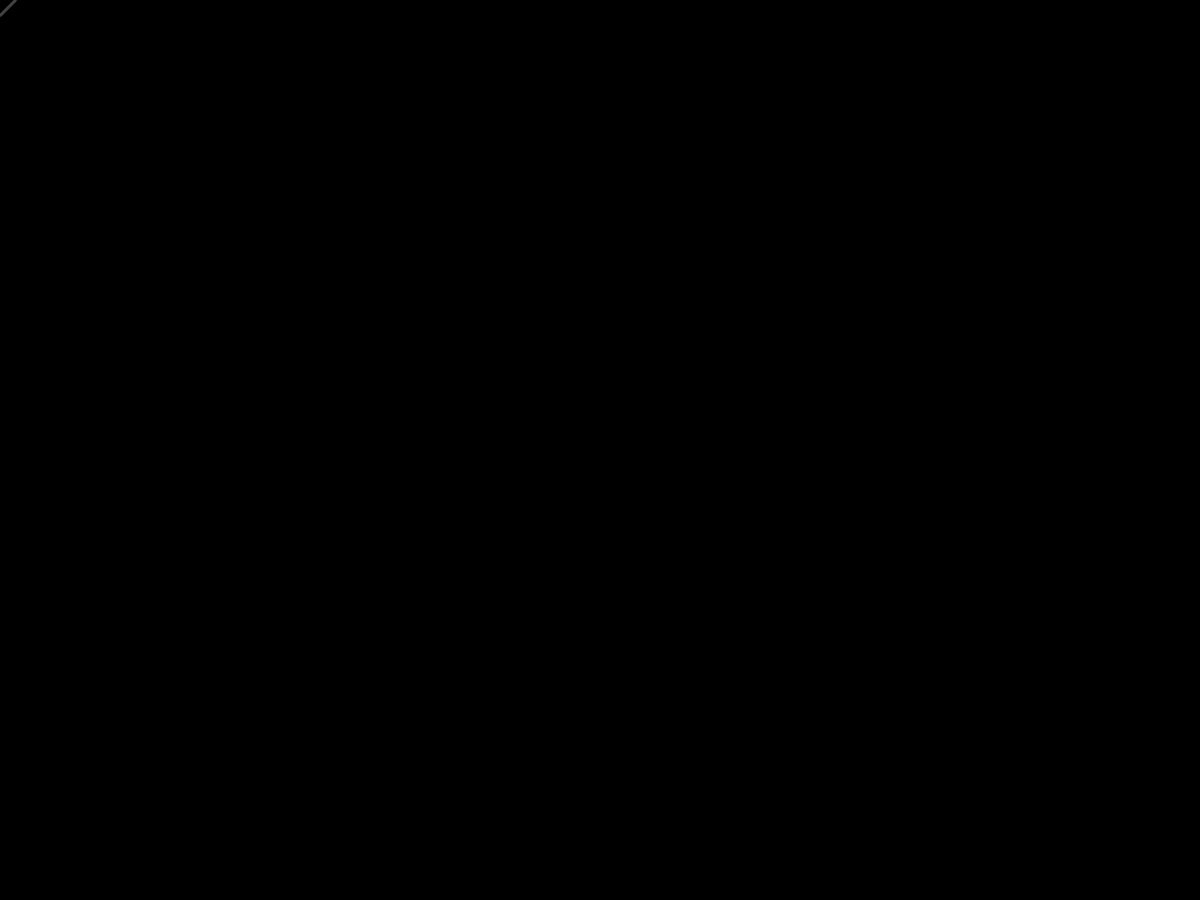
Frame 1 (no input)
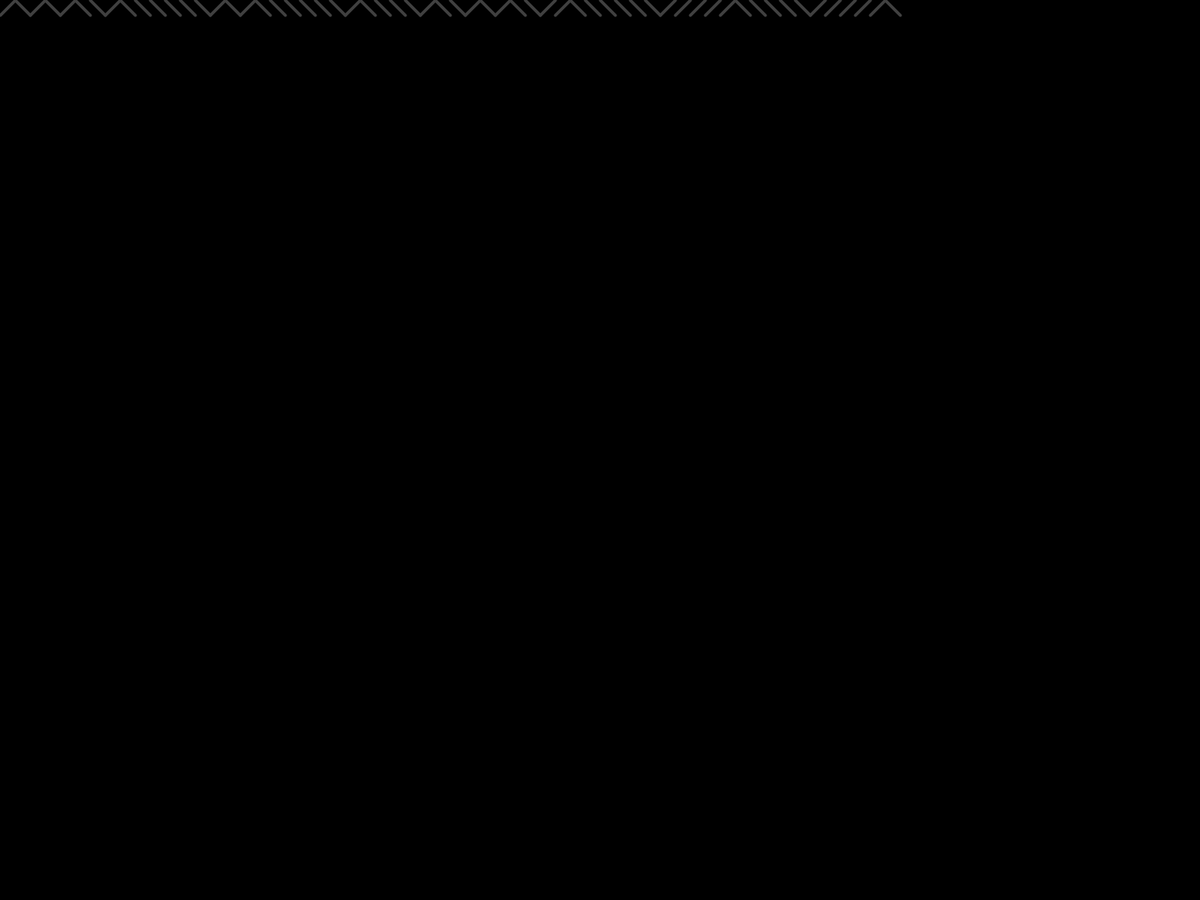
Frame 60 (the mouse pressed at the canvas centre just before this capture)
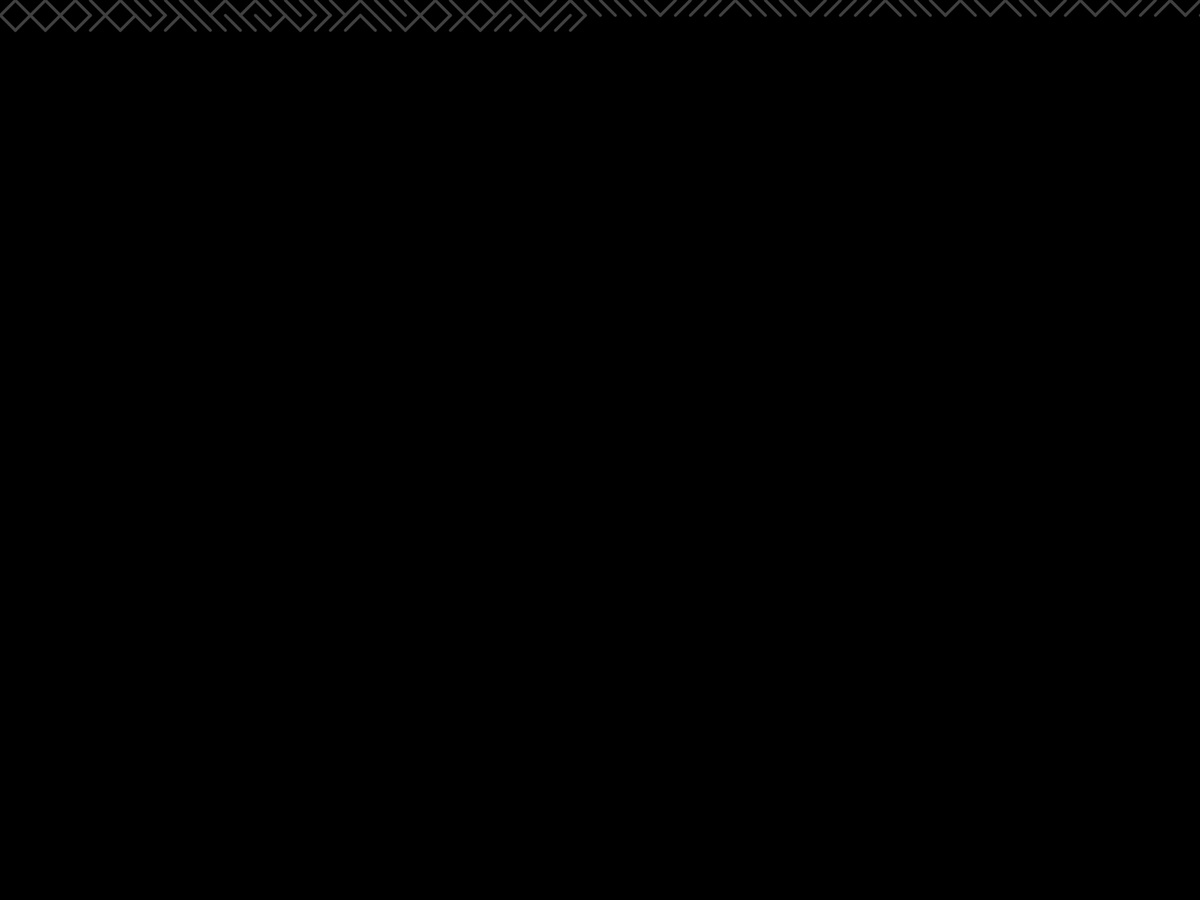
Frame 120 (the mouse held since frame 60 and released just before this capture)

The Processing sketch that drew these frames (run headless with seeded random() and noise(); from frame 60 on, the mouse is pressed at the canvas centre):

// Processing sketch: sketch_10Print
// ── sketch_10Print.pde
int x = 0;
int y = 0;

int spacing = 20;

void setup() {
  //size(400, 400);
  fullScreen();
  
  background(#000000);
}

void draw() {
  stroke(#404040);
  strokeWeight(4);

  if (random(1)<0.5) {
    //line(x, y+spacing/2, x+spacing, y+spacing/2);
    line(x, y, x+spacing, y+spacing);
  } else {
    //line(x+spacing/2, y, x+spacing/2, y+spacing);
    line(x, y+spacing, x+spacing, y);
  }
  
  x += spacing;
  if (x>width) {
    x = 0;
    y+=spacing;
  }
  if(y>height) noLoop();
  
}
